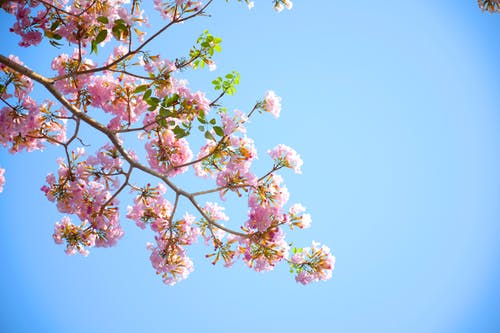
#> input picture 公众号代码1/柔光/柔光/test.jpeg, 500 x 333 px
$ python 1.py   (older library calls are emulated)
#> lines starting #> are read from the running program, lines starting #| are printed output that depends on the picture
#> further down, img1 is the input picture: shape (333, 500, 3); mean B, G, R 223.1, 190.6, 160.8
#参考来源：https://blog.csdn.net/wsp_1138886114/article/details/82876153?depth_
#1-utm_source=distribute.pc_relevant.none-task&utm_source=distribute.pc_relevant.none-task
import cv2
import numpy as np

def img_filter(img):                   #计算图像梯度（高反差像素）
    x=cv2.Sobel(img,cv2.CV_16S,1,0)
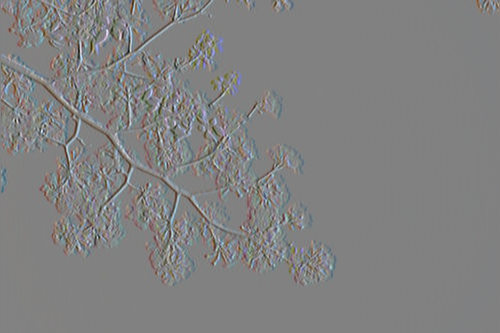
#> x: shape (333, 500, 3) int16; mean B, G, R 0.7, 0.7, 0.4; drawn with min black and max white
    y=cv2.Sobel(img,cv2.CV_16S,0,1)
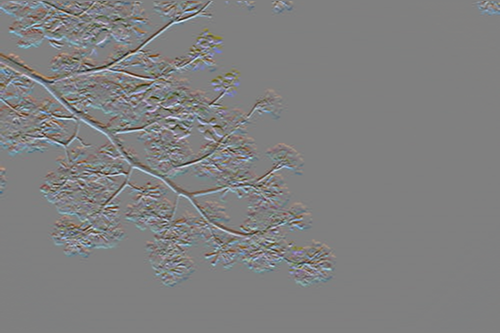
#> y: shape (333, 500, 3) int16; mean B, G, R 1.2, 0.6, -0.2; drawn with min black and max white

    absx=cv2.convertScaleAbs(x)
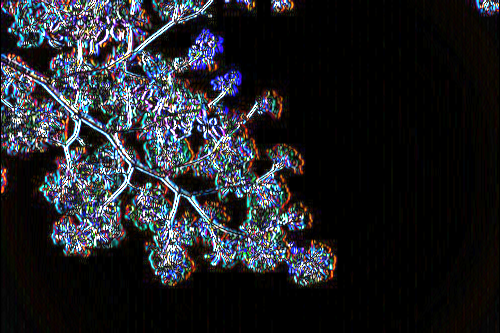
#> absx: shape (333, 500, 3); mean B, G, R 40.5, 35.5, 33.9
    absy=cv2.convertScaleAbs(y)
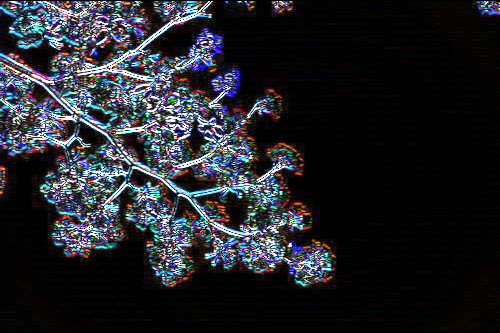
#> absy: shape (333, 500, 3); mean B, G, R 41.7, 36.4, 34.6
    dist=cv2.addWeighted(absx,0.5,absy,0.5,0)
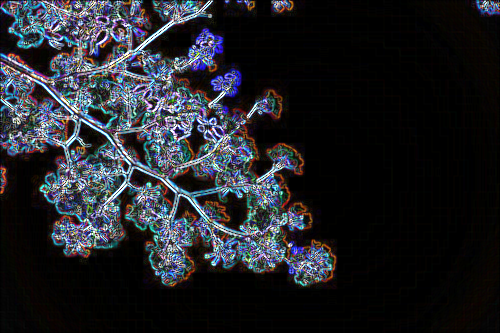
#> dist: shape (333, 500, 3); mean B, G, R 41.1, 35.9, 34.3
    return dist

def addImage(img1, img2,alpha):
    h, w, _ = img1.shape
    """
        函数要求两张图必须是同一个size
        alpha，beta，gamma可调
    """
    img2 = cv2.resize(img2, (w, h), interpolation=cv2.INTER_AREA)

    beta = 1 - alpha
    gamma = 0
    img_add = cv2.addWeighted(img1, alpha, img2, beta, gamma)
    return img_add


if __name__ == '__main__':
    img1=cv2.imread('test.jpeg',cv2.IMREAD_COLOR)  # 以彩色图的形式读入
    dist_img = img_filter(img1)                        # 执行高通过滤
    for i in range(1,10):                              # 循环执行（不同的alpha）：显示叠加图，写入处理后的图像
        IMG_Add = addImage(img1,dist_img,i*0.1)        # alpha，beta，gamma可调
        cv2.imshow('img_add_'+ str(i), IMG_Add)
        cv2.imwrite('img_add_'+ str(i)+".png", IMG_Add)
        cv2.imshow("img1",img1)
#> this loop made 9 passes
#> pass 1, in addImage, `img_add = cv2.addWeighted(img1, alpha, img2, beta, gamma)`:
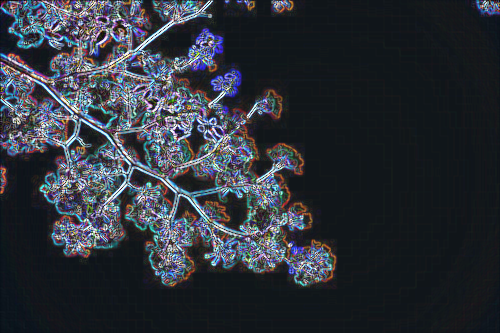
#> img_add: shape (333, 500, 3); mean B, G, R 59.4, 51.4, 46.8
#> pass 3, in addImage (call 3), `img_add = cv2.addWeighted(img1, alpha, img2, beta, gamma)`:
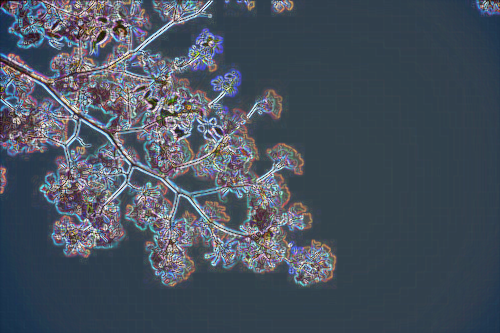
#> img_add: shape (333, 500, 3); mean B, G, R 95.5, 82.4, 72.3
        # cv2.waitKey()
